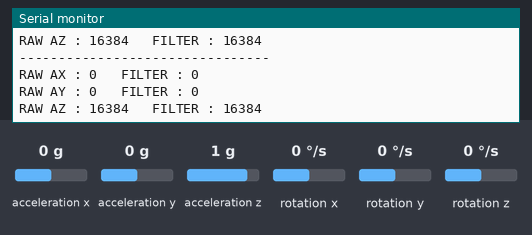
Recording of a sketch running on a simulated ESP32. Parts: the last lines printed to the serial monitor. Inputs (shaded band) come from the test bench; at power-on: acceleration x 0 g, acceleration y 0 g, acceleration z 1 g, rotation x 0 °/s, rotation y 0 °/s, rotation z 0 °/s.

Above: at 1.2 s.
1.3 s: acceleration x set to -1.4 g
At 1.41 s:
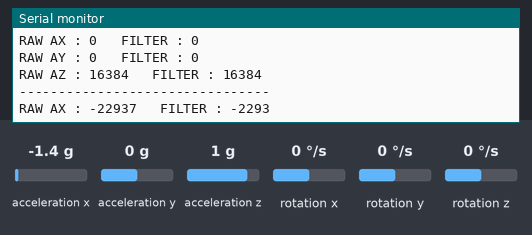
2.8 s: acceleration y set to -1.4 g
At 2.83 s:
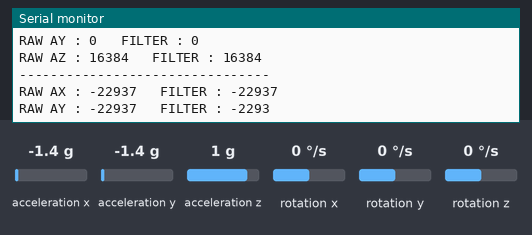
4.3 s: acceleration z set to -1.4 g
At 4.37 s:
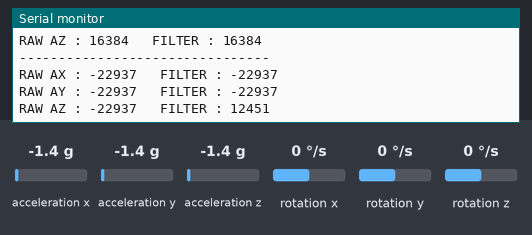
Timing chart, 0 to 7.3 s (numbered marks = the images above; inputs shaded):
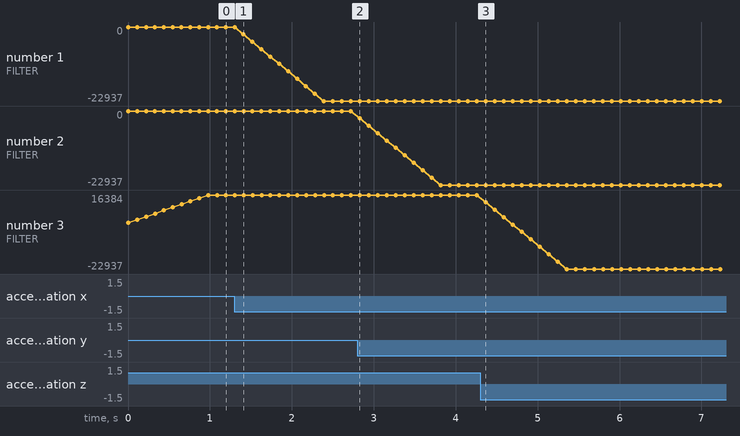

Measured:
- after the input at 1.3 s, the serial monitor: prints a new line after 0.11 s (image 1)
- after the input at 2.8 s, the serial monitor: prints a new line at once (image 2)
- after the input at 4.3 s, the serial monitor: prints a new line after 0.07 s (image 3)
- plotted number 1: 0 → -22937 after the input at 1.3 s

The sketch:

Phase-03_Moving_Average_Filter.ino
```cpp
/*
 * Project : Smart Safety Vest
 * Phase   : Phase 03.3 - Moving Average Filter
 * File    : Phase03_Moving_Average_Filter_v1.0.ino
 * Author  : Ajoy Das Team
 * Description:
 * Applies a 10-sample moving average filter to
 * MPU6050 accelerometer data.
 */

#include <Wire.h>
#include <MPU6050.h>

MPU6050 mpu;

const uint8_t FILTER_SIZE = 10;

int16_t axBuffer[FILTER_SIZE];
int16_t ayBuffer[FILTER_SIZE];
int16_t azBuffer[FILTER_SIZE];

uint8_t indexBuffer = 0;

int16_t ax, ay, az;
int16_t gx, gy, gz;

void setup()
{
  Serial.begin(115200);
  Wire.begin(21,22);

  mpu.initialize();

  // Buffer Initialize
  for(int i=0;i<FILTER_SIZE;i++)
  {
    axBuffer[i]=0;
    ayBuffer[i]=0;
    azBuffer[i]=0;
  }

  Serial.println("Moving Average Filter Started");
}

void loop()
{
  mpu.getMotion6(&ax,&ay,&az,&gx,&gy,&gz);

  axBuffer[indexBuffer]=ax;
  ayBuffer[indexBuffer]=ay;
  azBuffer[indexBuffer]=az;

  indexBuffer++;

  if(indexBuffer>=FILTER_SIZE)
      indexBuffer=0;

  long axSum=0;
  long aySum=0;
  long azSum=0;

  for(int i=0;i<FILTER_SIZE;i++)
  {
      axSum+=axBuffer[i];
      aySum+=ayBuffer[i];
      azSum+=azBuffer[i];
  }

  int16_t axFiltered=axSum/FILTER_SIZE;
  int16_t ayFiltered=aySum/FILTER_SIZE;
  int16_t azFiltered=azSum/FILTER_SIZE;

  Serial.println("--------------------------------");

  Serial.print("RAW AX : ");
  Serial.print(ax);

  Serial.print("   FILTER : ");
  Serial.println(axFiltered);

  Serial.print("RAW AY : ");
  Serial.print(ay);

  Serial.print("   FILTER : ");
  Serial.println(ayFiltered);

  Serial.print("RAW AZ : ");
  Serial.print(az);

  Serial.print("   FILTER : ");
  Serial.println(azFiltered);

  delay(100);
}
```
